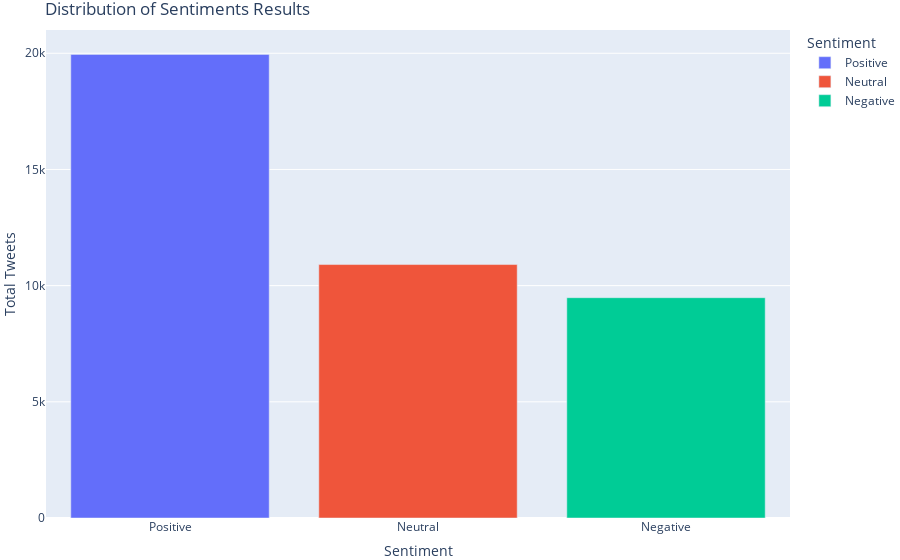

Notebook code cell kept with this figure:
### Code cell
sentiments_barchart = px.bar(bar_chart, x = 'Sentiment', y='Total Tweets', color='Sentiment')

sentiments_barchart.update_layout(title='Distribution of Sentiments Results',
                                  margin={"r": 0, "t": 30, "l": 0, "b": 0})

sentiments_barchart.show() #Display plot.

### Figure 1 — Plotly figure (JSON) as saved in the notebook; plotly's stock layout.template omitted (floating-point values rounded to 4 significant figures)
{"data": [{"alignmentgroup": "True", "hovertemplate": "Sentiment=%{x}<br>Total Tweets=%{y}<extra></extra>", "legendgroup": "Positive", "marker": {"color": "#636efa", "pattern": {"shape": ""}}, "name": "Positive", "offsetgroup": "Positive", "orientation": "v", "showlegend": true, "textposition": "auto", "type": "bar", "x": ["Positive"], "xaxis": "x", "y": [19952], "yaxis": "y"}, {"alignmentgroup": "True", "hovertemplate": "Sentiment=%{x}<br>Total Tweets=%{y}<extra></extra>", "legendgroup": "Neutral", "marker": {"color": "#EF553B", "pattern": {"shape": ""}}, "name": "Neutral", "offsetgroup": "Neutral", "orientation": "v", "showlegend": true, "textposition": "auto", "type": "bar", "x": ["Neutral"], "xaxis": "x", "y": [10908], "yaxis": "y"}, {"alignmentgroup": "True", "hovertemplate": "Sentiment=%{x}<br>Total Tweets=%{y}<extra></extra>", "legendgroup": "Negative", "marker": {"color": "#00cc96", "pattern": {"shape": ""}}, "name": "Negative", "offsetgroup": "Negative", "orientation": "v", "showlegend": true, "textposition": "auto", "type": "bar", "x": ["Negative"], "xaxis": "x", "y": [9481], "yaxis": "y"}], "layout": {"autosize": true, "barmode": "relative", "legend": {"title": {"text": "Sentiment"}, "tracegroupgap": 0}, "margin": {"b": 0, "l": 0, "r": 0, "t": 30}, "title": {"text": "Distribution of Sentiments Results"}, "xaxis": {"anchor": "y", "autorange": true, "categoryarray": ["Positive", "Neutral", "Negative"], "categoryorder": "array", "domain": [0, 1], "range": [-0.5, 2.5], "title": {"text": "Sentiment"}, "type": "category"}, "yaxis": {"anchor": "x", "autorange": true, "domain": [0, 1], "range": [0, 21000.0], "title": {"text": "Total Tweets"}, "type": "linear"}}}
